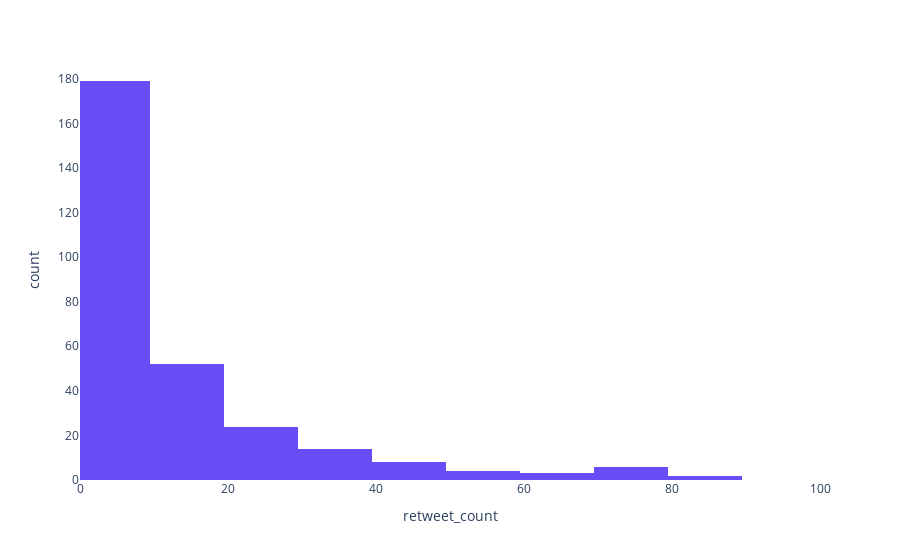

Notebook code cell kept with this figure:
### Markdown cell above
### Excluding 0

### Code cell
limits, count = df.filter(df.retweet_count > 0).select("retweet_count").rdd.flatMap(lambda x: x).histogram(list(range(0, 100, 10)))
limits = np.array(limits)
fig = px.histogram(x=(limits[:-1] + limits[1:]) / 2 + 2, y=count, nbins=10, range_x=[0, 100])
fig.update_xaxes(title='retweet_count').update_yaxes(title='count')

### Figure 1 — Plotly figure (JSON) as saved in the notebook; plotly's stock layout.template omitted (floating-point values rounded to 4 significant figures)
{"data": [{"alignmentgroup": "True", "bingroup": "x", "histfunc": "sum", "hovertemplate": "x=%{x}<br>sum of y=%{y}<extra></extra>", "legendgroup": "", "marker": {"color": "#684cf6", "pattern": {"shape": ""}}, "name": "", "nbinsx": 10, "offsetgroup": "", "orientation": "v", "showlegend": false, "type": "histogram", "x": [7, 17, 27, 37, 47, 57, 67, 77, 87], "xaxis": "x", "y": [179, 52, 24, 14, 8, 4, 3, 6, 2], "yaxis": "y"}], "layout": {"barmode": "relative", "legend": {"tracegroupgap": 0}, "margin": {"t": 60}, "xaxis": {"anchor": "y", "domain": [0, 1], "range": [0, 100], "title": {"text": "retweet_count"}}, "yaxis": {"anchor": "x", "domain": [0, 1], "title": {"text": "count"}}}}
